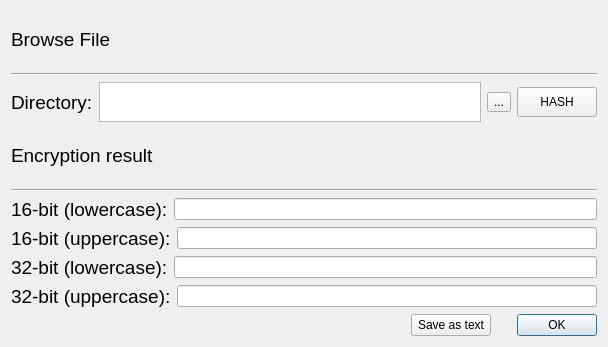
<?xml version="1.0" encoding="UTF-8"?>
<ui version="4.0">
 <class>filemd5</class>
 <widget class="QDialog" name="filemd5">
  <property name="geometry">
   <rect>
    <x>0</x>
    <y>0</y>
    <width>608</width>
    <height>347</height>
   </rect>
  </property>
  <property name="windowTitle">
   <string>File Hash</string>
  </property>
  <layout class="QGridLayout" name="gridLayout_3">
   <item row="0" column="0">
    <layout class="QVBoxLayout" name="verticalLayout_3">
     <item>
      <widget class="QLabel" name="label">
       <property name="font">
        <font>
         <pointsize>14</pointsize>
        </font>
       </property>
       <property name="text">
        <string>Browse File</string>
       </property>
      </widget>
     </item>
     <item>
      <widget class="Line" name="line">
       <property name="font">
        <font>
         <pointsize>18</pointsize>
        </font>
       </property>
       <property name="styleSheet">
        <string notr="true"/>
       </property>
       <property name="orientation">
        <enum>Qt::Horizontal</enum>
       </property>
      </widget>
     </item>
    </layout>
   </item>
   <item row="1" column="0">
    <layout class="QHBoxLayout" name="horizontalLayout_5">
     <item>
      <widget class="QLabel" name="label_2">
       <property name="font">
        <font>
         <pointsize>14</pointsize>
        </font>
       </property>
       <property name="text">
        <string>Directory:</string>
       </property>
      </widget>
     </item>
     <item>
      <widget class="QTextEdit" name="textEdit">
       <property name="minimumSize">
        <size>
         <width>0</width>
         <height>40</height>
        </size>
       </property>
       <property name="maximumSize">
        <size>
         <width>16777215</width>
         <height>40</height>
        </size>
       </property>
       <property name="font">
        <font>
         <pointsize>10</pointsize>
        </font>
       </property>
       <property name="readOnly">
        <bool>false</bool>
       </property>
      </widget>
     </item>
     <item>
      <layout class="QGridLayout" name="gridLayout">
       <item row="0" column="0">
        <widget class="QToolButton" name="toolButton">
         <property name="minimumSize">
          <size>
           <width>0</width>
           <height>20</height>
          </size>
         </property>
         <property name="maximumSize">
          <size>
           <width>16777215</width>
           <height>20</height>
          </size>
         </property>
         <property name="text">
          <string>...</string>
         </property>
        </widget>
       </item>
       <item row="0" column="1">
        <widget class="QPushButton" name="pushButton">
         <property name="minimumSize">
          <size>
           <width>0</width>
           <height>30</height>
          </size>
         </property>
         <property name="maximumSize">
          <size>
           <width>16777215</width>
           <height>30</height>
          </size>
         </property>
         <property name="focusPolicy">
          <enum>Qt::ClickFocus</enum>
         </property>
         <property name="text">
          <string>HASH</string>
         </property>
        </widget>
       </item>
      </layout>
     </item>
    </layout>
   </item>
   <item row="2" column="0">
    <layout class="QVBoxLayout" name="verticalLayout_4">
     <item>
      <widget class="QLabel" name="label_3">
       <property name="font">
        <font>
         <pointsize>14</pointsize>
        </font>
       </property>
       <property name="text">
        <string>Encryption result</string>
       </property>
      </widget>
     </item>
     <item>
      <widget class="Line" name="line_2">
       <property name="font">
        <font>
         <pointsize>18</pointsize>
        </font>
       </property>
       <property name="styleSheet">
        <string notr="true"/>
       </property>
       <property name="orientation">
        <enum>Qt::Horizontal</enum>
       </property>
      </widget>
     </item>
    </layout>
   </item>
   <item row="3" column="0">
    <layout class="QVBoxLayout" name="verticalLayout_2">
     <item>
      <layout class="QVBoxLayout" name="verticalLayout">
       <item>
        <layout class="QHBoxLayout" name="horizontalLayout">
         <item>
          <widget class="QLabel" name="label_4">
           <property name="font">
            <font>
             <pointsize>14</pointsize>
            </font>
           </property>
           <property name="text">
            <string>16-bit (lowercase):</string>
           </property>
          </widget>
         </item>
         <item>
          <widget class="QLineEdit" name="lineEdit_2"/>
         </item>
        </layout>
       </item>
       <item>
        <layout class="QHBoxLayout" name="horizontalLayout_2">
         <item>
          <widget class="QLabel" name="label_5">
           <property name="font">
            <font>
             <pointsize>14</pointsize>
            </font>
           </property>
           <property name="text">
            <string>16-bit (uppercase):</string>
           </property>
          </widget>
         </item>
         <item>
          <widget class="QLineEdit" name="lineEdit_3"/>
         </item>
        </layout>
       </item>
       <item>
        <layout class="QHBoxLayout" name="horizontalLayout_3">
         <item>
          <widget class="QLabel" name="label_6">
           <property name="font">
            <font>
             <pointsize>14</pointsize>
            </font>
           </property>
           <property name="text">
            <string>32-bit (lowercase):</string>
           </property>
          </widget>
         </item>
         <item>
          <widget class="QLineEdit" name="lineEdit_4"/>
         </item>
        </layout>
       </item>
       <item>
        <layout class="QHBoxLayout" name="horizontalLayout_4">
         <item>
          <widget class="QLabel" name="label_7">
           <property name="font">
            <font>
             <pointsize>14</pointsize>
            </font>
           </property>
           <property name="text">
            <string>32-bit (uppercase):</string>
           </property>
          </widget>
         </item>
         <item>
          <widget class="QLineEdit" name="lineEdit_5"/>
         </item>
        </layout>
       </item>
      </layout>
     </item>
     <item>
      <layout class="QGridLayout" name="gridLayout_2">
       <item row="0" column="2">
        <spacer name="horizontalSpacer_3">
         <property name="orientation">
          <enum>Qt::Horizontal</enum>
         </property>
         <property name="sizeHint" stdset="0">
          <size>
           <width>40</width>
           <height>20</height>
          </size>
         </property>
        </spacer>
       </item>
       <item row="0" column="5">
        <widget class="QDialogButtonBox" name="buttonBox">
         <property name="focusPolicy">
          <enum>Qt::ClickFocus</enum>
         </property>
         <property name="standardButtons">
          <set>QDialogButtonBox::Ok</set>
         </property>
        </widget>
       </item>
       <item row="0" column="1">
        <spacer name="horizontalSpacer_2">
         <property name="orientation">
          <enum>Qt::Horizontal</enum>
         </property>
         <property name="sizeHint" stdset="0">
          <size>
           <width>40</width>
           <height>20</height>
          </size>
         </property>
        </spacer>
       </item>
       <item row="0" column="0">
        <spacer name="horizontalSpacer">
         <property name="orientation">
          <enum>Qt::Horizontal</enum>
         </property>
         <property name="sizeHint" stdset="0">
          <size>
           <width>40</width>
           <height>20</height>
          </size>
         </property>
        </spacer>
       </item>
       <item row="0" column="4">
        <widget class="QPushButton" name="pushButton_2">
         <property name="focusPolicy">
          <enum>Qt::ClickFocus</enum>
         </property>
         <property name="text">
          <string>Save as text</string>
         </property>
        </widget>
       </item>
       <item row="0" column="3">
        <spacer name="horizontalSpacer_4">
         <property name="orientation">
          <enum>Qt::Horizontal</enum>
         </property>
         <property name="sizeHint" stdset="0">
          <size>
           <width>40</width>
           <height>20</height>
          </size>
         </property>
        </spacer>
       </item>
      </layout>
     </item>
    </layout>
   </item>
  </layout>
 </widget>
 <resources/>
 <connections/>
</ui>
